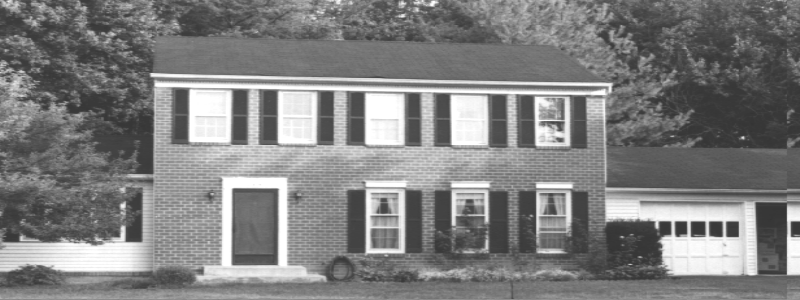
#> input picture input_images/WholeHouse.tif, 800 x 300 px
$ jupyter execute filters.ipynb
#> lines starting #> are read from the running program, lines starting #| are printed output that depends on the picture
Input Image:

[cell 1]
from PIL import Image
import numpy as np
import matplotlib.pyplot as plt

input_image = Image.open("../input_images/WholeHouse.tif")
#> input_image is the input picture: PIL image 800x300 L; min 52, max 255, mean 127.3
image_array = np.array(input_image)
height, width = image_array.shape
#> height = 300; width = 800

print(image_array)
#> (printed output is left out)
print(f"Shape: {image_array.shape}")  #(height, width)
#| Shape: (300, 800)

Save and Plot the results:

[cell 2]
def show_results(output_array,output_image_name,input_image_array=input_image):
    Image.fromarray(output_array.astype(np.uint8)).save("../output_images/"+output_image_name+"_image.bmp")
    plt.figure(figsize=(10, 5))
    # Original image
    plt.subplot(1, 2, 1)
    plt.imshow(np.array(input_image_array), cmap="gray")
    plt.title("Original Image", fontsize=16)
    plt.axis("off")
    # output Image
    plt.subplot(1, 2, 2)
    plt.imshow(output_array, cmap="gray")
    plt.title(output_image_name+" Image", fontsize=16)
    plt.axis("off")
    plt.tight_layout()
    plt.savefig("../output_images/"+output_image_name+"_result.png", dpi=300, bbox_inches='tight')
    plt.show()

High and Low Pass Filtering Algorithm:

[cell 3]
def apply_filter(image_array,mask):
    output_array= np.zeros_like(image_array)
    height, width = image_array.shape
#> height = 300; width = 800
    for i in range(1,height-1):
        for j in range(1,width-1):
            region = image_array[
                i-1:i+2,
                j-1:j+2]
            conv_value= np.sum(region*mask)
            if conv_value > 255:
                output_array[i,j]= 255
            elif conv_value < 0:
                output_array[i,j]= 0
            else:
                output_array[i,j]= conv_value
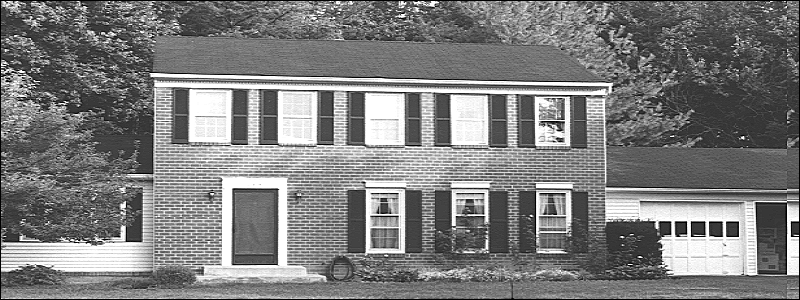
#> output_array: shape (300, 800); min 0, max 255, mean 125.2
    return output_array

[cell 4]
high_pass_mask = np.array([
    [0,-1,0],
    [-1,5,-1],
    [0,-1,0]
    ])

low_pass_mask =(1/6)* np.array([
    [0,1,0],
    [1,2,1],
    [0,1,0]
    ])

show_results(output_array=apply_filter(image_array,high_pass_mask), output_image_name="Highpass")
#> in show_results, `plt.savefig("../output_images/"+output_image_name+"_result.png", dpi=3..`:
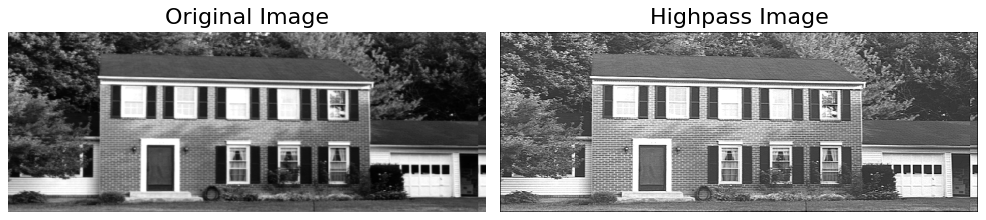
#> figure drawn by matplotlib, 2 panels
show_results(output_array=apply_filter(image_array,low_pass_mask), output_image_name="Lowpass")
#> call 2 of show_results, with output_image_name = 'Lowpass'
#> in show_results (call 2), `plt.savefig("../output_images/"+output_image_name+"_result.png", dpi=3..`:
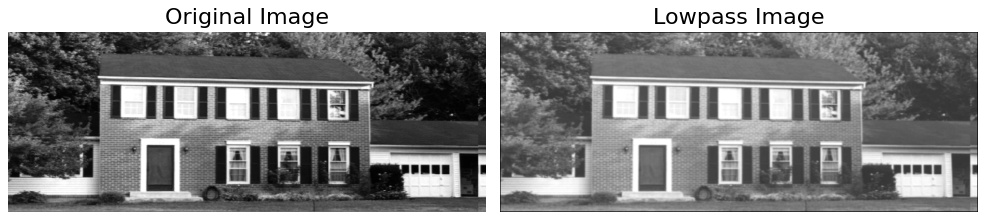
#> figure drawn by matplotlib, 2 panels

Median Filter Algorithm:

[cell 5]
def median_filter(image_array):
    output_array= np.zeros_like(image_array)
    height, width = image_array.shape
#> height = 300; width = 800
    for i in range(1,height-1):
        for j in range(1,width-1):
            region = image_array[
                i-1:i+2,
                j-1:j+2]
            median_value= np.median(region)
            output_array[i,j]=median_value
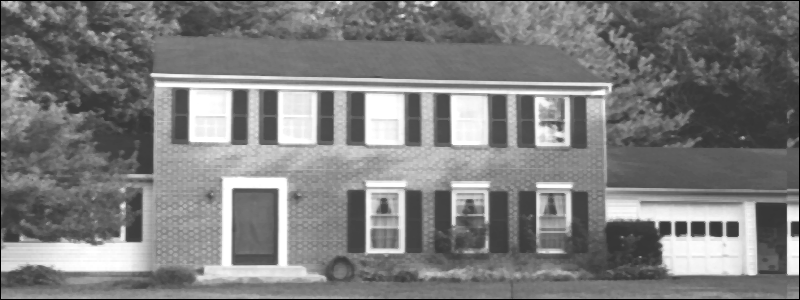
#> output_array: shape (300, 800); min 0, max 255, mean 125.8
    return output_array

show_results(output_array=median_filter(image_array), output_image_name="Median")

$ run again, with input_images/a4.tif copied over input_images/WholeHouse.tif
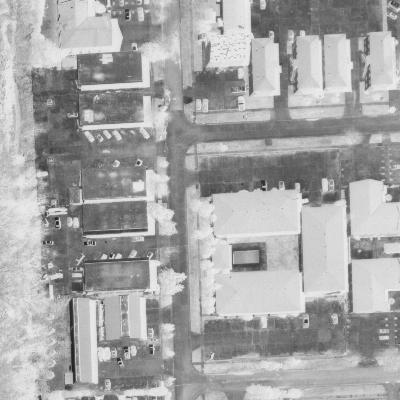
#> input picture input_images/a4.tif, 400 x 400 px
#> input_image is the input picture: PIL image 400x400 L; min 32, max 234, mean 165.9
#> (printed output is left out)
#| Shape: (400, 400)
#> after the loop in apply_filter, `for i in range(1,height-1):`:
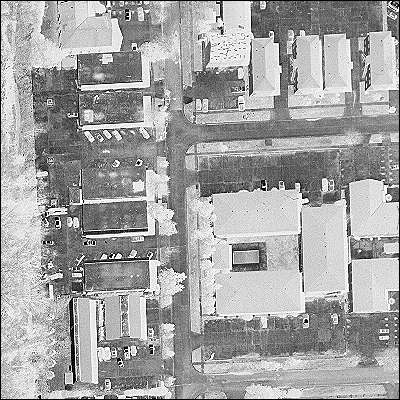
#> output_array: shape (400, 400); min 0, max 255, mean 163.4
#> after the loop in median_filter, `for i in range(1,height-1):`:
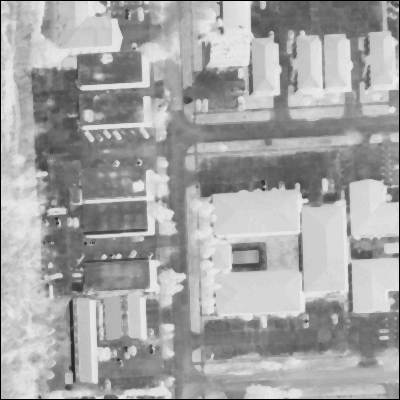
#> output_array: shape (400, 400); min 0, max 234, mean 164.3
